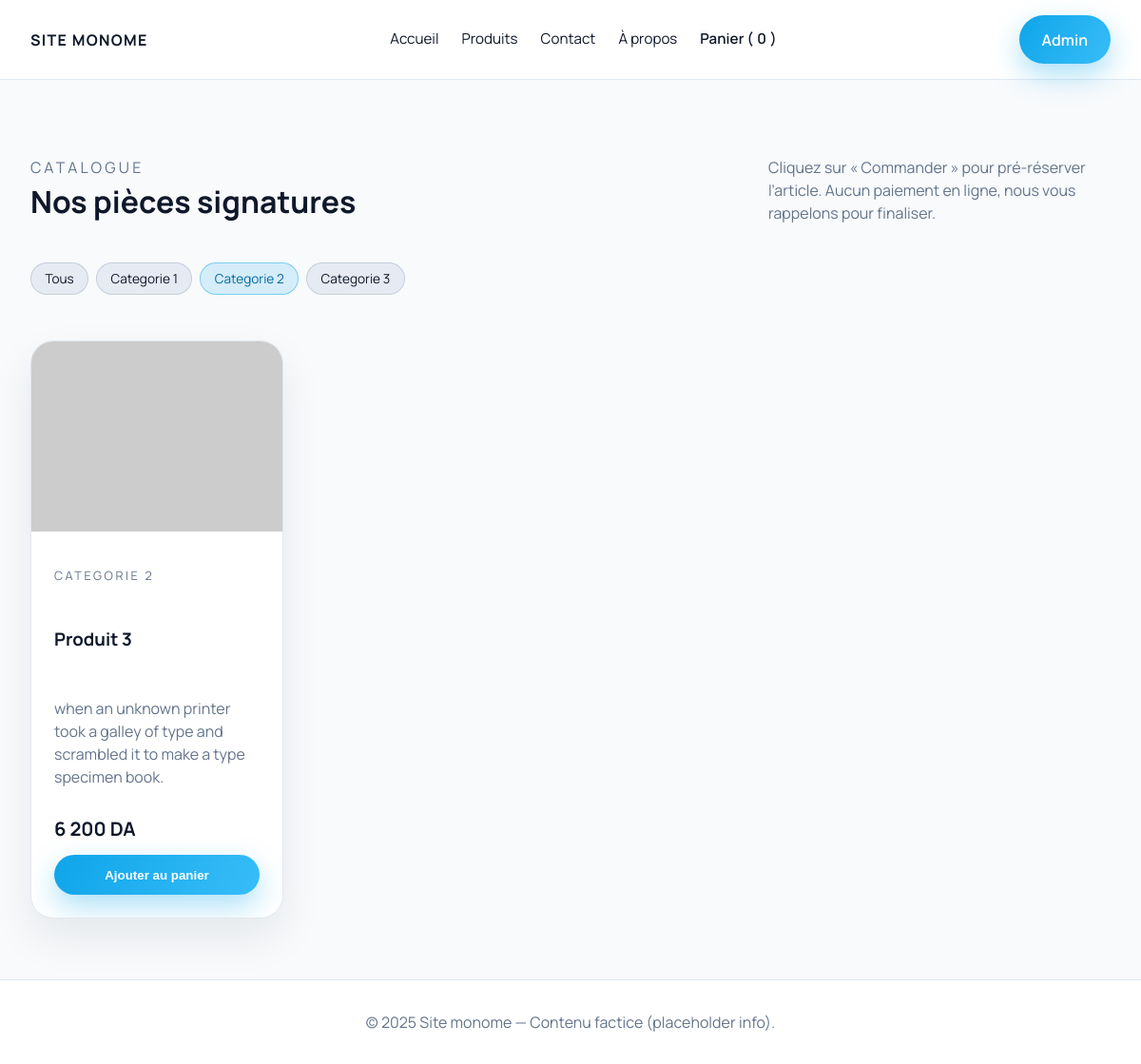
The page /client/products.php?categorie=2&page=1 on the database as committed earlier.
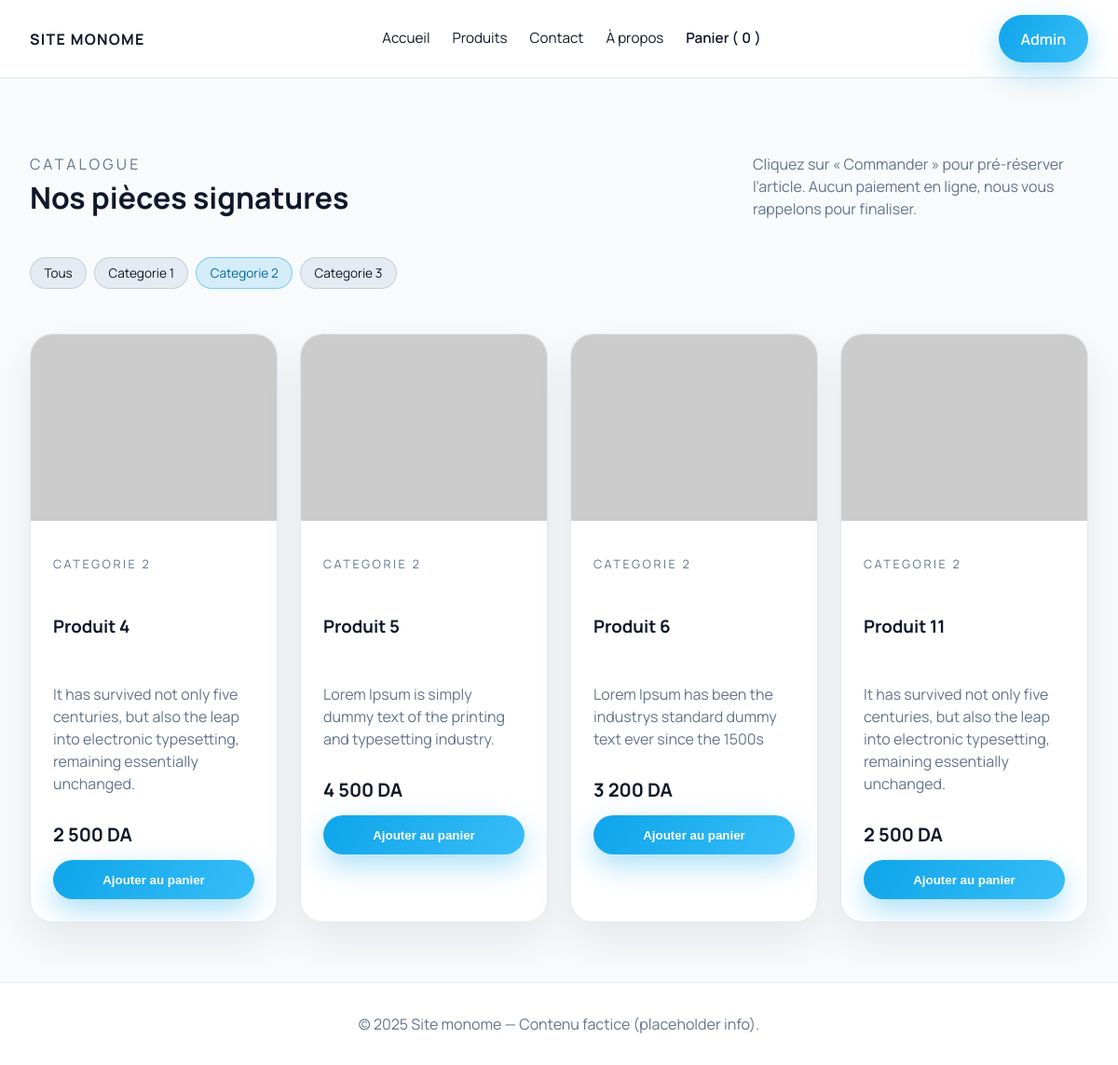
The same page on the database as committed later.
### tables this page shows
CREATE TABLE IF NOT EXISTS categories (
  id INT AUTO_INCREMENT PRIMARY KEY,
  name VARCHAR(150) NOT NULL
);

CREATE TABLE IF NOT EXISTS products (
  id INT AUTO_INCREMENT PRIMARY KEY,
  category_id INT NULL,
  name VARCHAR(255) NOT NULL,
  price DECIMAL(10,2) NOT NULL,
  image VARCHAR(255),
  description TEXT,
  created_at TIMESTAMP DEFAULT CURRENT_TIMESTAMP,
  FOREIGN KEY (category_id) REFERENCES categories(id) ON DELETE SET NULL
);

### private/config.php (called while the page is built, shortened)
<?php
function sanitize(string $value): string
{
    return htmlspecialchars($value, ENT_QUOTES, 'UTF-8');
}

### client/products.php (the view, shortened to what this page needs)
<?php
require __DIR__ . '/includes/header.php';
$res = $connection->query("SELECT id, name, LOWER(REPLACE(name, ' ', '-')) AS slug FROM categories ORDER BY name ASC");
$categories = $res ? $res->fetch_all(MYSQLI_ASSOC) : [];
$perPage = 4;
$page = max(1, (int) ($_GET['page'] ?? 1));
$categoryId = isset($_GET['categorie']) ? (int) $_GET['categorie'] : 0;
$where = '';
if ($categoryId > 0) {
    $where = 'WHERE p.category_id = ' . $categoryId;
}
$countSql = "SELECT COUNT(*) AS total FROM products p " . ($categoryId > 0 ? "WHERE p.category_id = $categoryId" : "");
$countRes = $connection->query($countSql);
$total = 0;
if ($countRes) {
    $r = $countRes->fetch_assoc();
    $total = (int) ($r['total'] ?? 0);
}
$totalPages = (int) ceil($total / $perPage);
$page = min($page, max(1, $totalPages));
$offset = ($page - 1) * $perPage;
$pSql = "SELECT p.*, c.name AS category_name, LOWER(REPLACE(IFNULL(c.name, 'collection'), ' ', '-')) AS category_slug FROM products p LEFT JOIN categories c ON c.id = p.category_id "
    . ($where ? ($where . ' ') : '')
    . "ORDER BY p.created_at DESC LIMIT $offset, $perPage";
$pRes = $connection->query($pSql);
$products = $pRes ? $pRes->fetch_all(MYSQLI_ASSOC) : [];
?>
<main>
    <div class="section-title">
        <div>
            <p style="color: var(--muted); text-transform: uppercase; letter-spacing: 0.2em; margin: 0;">Catalogue</p>
            <h2>Nos pièces signatures</h2>
        </div>
        <p style="max-width: 360px; color: var(--muted);">Cliquez sur « Commander » pour pré-réserver l’article. Aucun
            paiement en ligne, nous vous rappelons pour finaliser.</p>
    </div>
    <div class="section-title" style="margin-top: 0;">
        <div class="chip-group">
            <a class="chip <?= !$categoryId ? 'active' : ''; ?>" href="products.php?page=1">Tous</a>
            <?php foreach ($categories as $cat): ?>
                <?php $isActive = $categoryId !== null && (int) $cat['id'] === (int) $categoryId; ?>
                <a class="chip <?= $isActive ? 'active' : ''; ?>"
                    href="products.php?categorie=<?= (int) $cat['id']; ?>&amp;page=1"><?= sanitize($cat['name']); ?></a>
            <?php endforeach; ?>
        </div>
    </div>
    <section class="grid">
        <?php if (empty($products)): ?>
            <div class="card" style="grid-column: 1 / -1;">
                <div class="card-body empty-state">
                    Aucun produit n’a encore été ajouté. Revenez bientôt.
                </div>
            </div>
        <?php else: ?>
            <?php foreach ($products as $product): ?>
                <article class="card" data-category="<?= sanitize($product['category_slug']); ?>">
                    <?php if (!empty($product['image'])): ?>
                        <img src="<?= sanitize($product['image']); ?>" alt="<?= sanitize($product['name']); ?>">
                    <?php endif; ?>
                    <div class="card-body">
                        <p style="color: var(--muted); text-transform: uppercase; font-size: 0.8rem; letter-spacing: 0.2em;">
                            <?= sanitize($product['category_name'] ?? 'Collection Template'); ?>
                        </p>
                        <h3><?= sanitize($product['name']); ?></h3>
                        <p style="color: var(--muted);">
                            <?= sanitize($product['description'] ?? 'Pièce iconique imaginée pour une expérience sensuelle et durable.'); ?>
                        </p>
                        <div class="price"><?= number_format((float) $product['price'], 0, ',', ' '); ?> DA</div>
                        <button class="btn btn-primary" type="button" data-add-cart data-id="<?= (int) $product['id']; ?>"
                            data-name="<?= sanitize($product['name']); ?>" data-price="<?= (float) $product['price']; ?>"
                            data-image="<?= sanitize($product['image'] ?? ''); ?>">
                            Ajouter au panier
                        </button>
                    </div>
                </article>
            <?php endforeach; ?>
        <?php endif; ?>
    </section>
</main>
<?php require __DIR__ . '/includes/footer.php'; ?>

### client/includes/header.php (shortened to what this page needs)
<?php
require_once __DIR__ . '/../../private/config.php';
?>
<!DOCTYPE html>
<html lang="fr">
<head>
    <link rel="stylesheet" href="../public/css/style.css">
</head>
<body>
<div class="layout">
    <header class="site-header">
        <nav>
            <a class="brand" href="index.php">Site monome</a>
            <div class="nav-links">
                <a href="index.php">Accueil</a>
                <a href="products.php">Produits</a>
                <a href="contact.php">Contact</a>
                <a href="apropos.html">À propos</a>
                <a href="cart.php" class="cart-link">Panier (<span data-cart-count>0</span>)</a>
            </div>
            <a class="btn btn-primary" href="../admin/login.php">Admin</a>
        </nav>
    </header>

### client/includes/footer.php
    <footer class="footer">
        © <?= date('Y'); ?> Site monome — Contenu factice (placeholder info).
    </footer>
</div>
</body>
</html>

### public/css/style.css (style rules this page uses)
:root { --accent: #0ea5e9; --accent-dark: #0369a1; --bg: #f8fafc; --card: #ffffff; --text: #0f172a; --muted: #64748b; --border: #e2e8f0; }
* { box-sizing: border-box; }
body { margin: 0; font-family: 'Manrope', system-ui, -apple-system, BlinkMacSystemFont, 'Segoe UI', sans-serif; background: var(--bg); color: var(--text); line-height: 1.5; }
a { color: inherit; text-decoration: none; }
img { max-width: 100%; display: block; }
.layout { min-height: 100vh; display: flex; flex-direction: column; }
.site-header { background: rgba(255, 255, 255, 0.95); backdrop-filter: blur(18px); border-bottom: 1px solid var(--border); position: sticky; top: 0; z-index: 100; }
.site-header nav { max-width: 1200px; margin: 0 auto; padding: 1rem 2rem; display: flex; justify-content: space-between; align-items: center; }
.brand { font-weight: 700; letter-spacing: 0.08em; text-transform: uppercase; }
.nav-links { display: flex; gap: 1.5rem; font-size: 0.95rem; }
.cart-link { font-weight: 600; display: inline-flex; align-items: center; gap: 0.25rem; }
.btn { display: inline-flex; align-items: center; justify-content: center; gap: 0.35rem; padding: 0.85rem 1.5rem; border-radius: 999px; border: none; cursor: pointer; font-weight: 600; transition: transform 0.2s ease, box-shadow 0.2s ease; }
.btn-primary { background: linear-gradient(120deg, var(--accent), #38bdf8); color: #ffffff; box-shadow: 0 12px 30px rgba(14, 165, 233, 0.35); }
.grid { max-width: 1200px; margin: 0 auto 4rem; padding: 0 2rem; display: grid; grid-template-columns: repeat(auto-fit, minmax(260px, 1fr)); gap: 1.5rem; }
.card { background: var(--card); border-radius: 24px; border: 1px solid var(--border); overflow: hidden; display: flex; flex-direction: column; min-height: 100%; transition: transform 0.2s ease, box-shadow 0.2s ease; box-shadow: 0 20px 45px rgba(15, 23, 42, 0.08); }
.card-body { padding: 1.5rem; display: flex; flex-direction: column; gap: 0.75rem; }
.price { font-size: 1.25rem; font-weight: 700; }
.chip-group { display: flex; flex-wrap: wrap; gap: 0.5rem; margin-bottom: 1.5rem; }
.chip { padding: 0.35rem 0.9rem; border-radius: 999px; background: rgba(226, 232, 240, 0.8); border: 1px solid rgba(148, 163, 184, 0.4); font-size: 0.85rem; cursor: pointer; transition: all 0.2s ease; }
.chip.active { background: rgba(14, 165, 233, 0.15); border-color: rgba(14, 165, 233, 0.45); color: var(--accent-dark); }
.section-title { max-width: 1200px; margin: 4rem auto 1.5rem; padding: 0 2rem; display: flex; justify-content: space-between; align-items: center; }
.section-title h2 { margin: 0; font-size: 2rem; }
.footer { background: #ffffff; border-top: 1px solid var(--border); padding: 2rem; text-align: center; color: var(--muted); }
.card img { width: 100%; height: 200px; object-fit: cover; }
@media (min-width: 992px) { .grid { grid-template-columns: repeat(4, 1fr); } }

Rows that differ between the two databases and show on the page:
no longer on this page (row edited): products: category.name "CATEGORIE 2", name "Produit 3", description "when an unknown printer took a galley of type and scrambled it to make a type specimen book.", price "6 200"
now on this page (row edited): products: category.name "CATEGORIE 2", name "Produit 4", description "It has survived not only five centuries, but also the leap into electronic typesetting, remaining essentially unchanged.", price "2 500"
added products: category.name "CATEGORIE 2", name "Produit 5", description "Lorem Ipsum is simply dummy text of the printing and typesetting industry.", price "4 500"
added products: category.name "CATEGORIE 2", name "Produit 6", description "Lorem Ipsum has been the industrys standard dummy text ever since the 1500s", price "3 200"
added products: category.name "CATEGORIE 2", name "Produit 11", description "It has survived not only five centuries, but also the leap into electronic typesetting, remaining essentially unchanged.", price "2 500"
